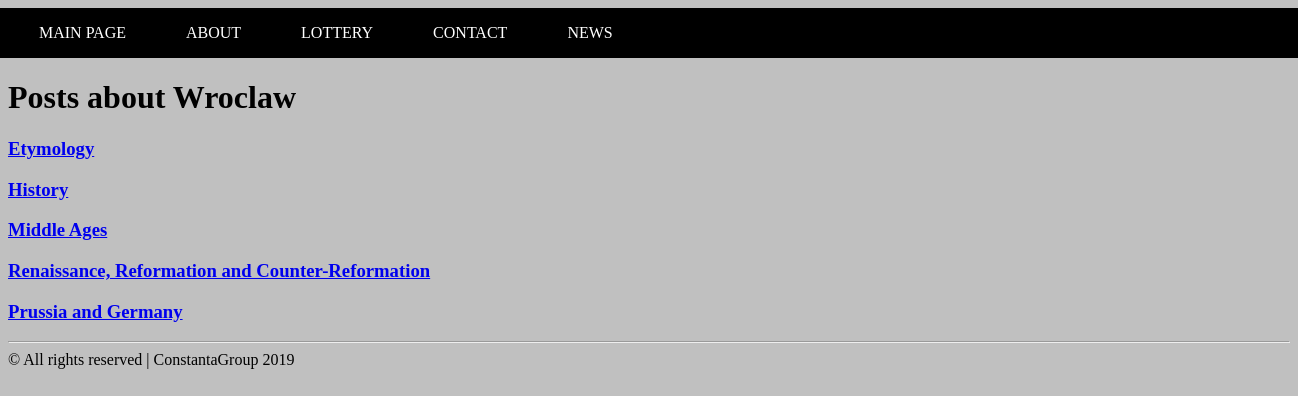
Page /news/ on the committed database.
### news/models.py (models this page shows)
class Post(models.Model):
    title = models.CharField(max_length=120)
    text = models.TextField()

### news/templates/news/posts_test.html (shortened to what this page needs)
<html lang="en">
<head>
    {% include "myApp/test1.html" %}
</head>
<body>
<h1> Posts about Wroclaw</h1>
{% block content %}
    {% for post in object_list %}
        <a href="/news/{{post.id}}"><h3>{{post.title}}</h3></a>
    {% endfor %}
{% endblock %}
</body>
{% include "myApp/rules.html" %}
</html>

### myApp/templates/myApp/test1.html (shortened to what this page needs)
<html lang="en">
<head>
<body style="background:silver">
{% load static %}
<link rel="stylesheet" type="text/css" href="{% static 'css/test1.css' %}">
<nav>
<ul>
  <li><a href="/">Main Page</a></li>
  <li><a href="/about">About</a></li>
  <li><a href="/lottery">Lottery</a></li>
  <li><a href="/contact">Contact</a></li>
  <li><a href="/news">News</a></li>
</ul>
</nav>
</body>
</head>
</html>

### myApp/templates/myApp/rules.html
{% block content %}
<div class="container">
    <hr>
    &copy; All rights reserved | ConstantaGroup 2019
</div>
{% endblock %}

### myApp/static/css/test1.css (style rules this page uses)
nav { width:1280px; margin: 0 auto; }
nav:before { content:''; display:block; height:50px; width:100%; background:#000; position:absolute; left:0; z-index:-1; }
ul { margin:0; padding:0; list-style:none; height:50px; }
ul li { float:left; }
ul li a { color:#fff; display:block; height:50px; padding:0 30px; text-transform:uppercase; text-decoration:none; line-height:50px; }

### rows in the picture
Post: title "Etymology"
Post: title "History"
Post: title "Middle Ages"
Post: title "Renaissance, Reformation and Counter-Reformation"
Post: title "Prussia and Germany"
